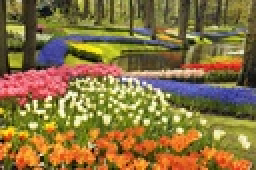
%> input picture flowers.jfif, 128 x 85 px, shrunk from 644 x 428 before the run (shown 2 times larger)
$ octave Kthresh.m   (GNU Octave 9; MATLAB toolbox functions it lacks are replaced by stand-ins)
%> lines starting %> are read from the running program, lines starting %| are printed output that depends on the picture
% Step 1:
% Assign each data point to its nearest seed, and accordingly update the Kclusters.
%
% Step 2:
% Average the data vectors in each cluster to update the cluster center.


clc
clear all
close all
%% Load Image
Img = im2double(imread('flowers.jfif'));              % Load Image height*weight*3 double, range 0~1
resImg = reshape(Img,size(Img,1)*size(Img,2),3);        % Color Features image size(h*w)*3
%% K-means
Seg = input('Enter number of segments: ');              % Cluster Numbers
%> the answer given: 3
Seeds = resImg(randi(size(resImg,1),Seg,1) ,:);         % Random seeds, range: 1~image size
colDL = zeros(size(resImg,1),Seg+2);                    % Distances and Labels, image size*(Seg+2) array
Iters = 20;                                             % K-means Iteration
thres = 1;

%while thres > 0.01
for n = 1:Iters
%     if Iters > 20
%         break
%     end

    % Distance between data vectors and centers
    for i = 1:size(resImg,1)
        for j = 1:Seg
            colDL(i,j) = norm(resImg(i,:) - Seeds(j,:));    % Store distance in colDL
        end
        [minDistance, Lable] = min(colDL(i,1:Seg));
        colDL(i,Seg+1) = minDistance;                       % Seg+1 is Minimum Distance
        colDL(i,Seg+2) = Lable;                             % Seg+2 is Cluster Label
    end

    % New cluster centers
    for i = 1:Seg
        idx = find(colDL(:,Seg+2) == i);                    % Find index in Lable i
        %Seeds(i,:) = mean(resImg(idx,:));                   % Average the data vectors
        Seeds(i,:) = mean(resImg(idx,:));
%         thres = norm(Seeds(i,:) - Seeds(i,:));
%         disp('thres = ');
%         disp(thres);

    end
    %Iters = Iters + 1;

    if n == 1
        X1 = zeros(size(resImg));
        for i = 1:size(resImg,1)
            idx = colDL(i,Seg+2);
            X1(i,:) = Seeds(idx,:);
        end
        T1 = reshape(X1,size(Img,1),size(Img,2),3);
    end

    if n == 10
        X2 = zeros(size(resImg));
        for i = 1:size(resImg,1)
            idx = colDL(i,Seg+2);
            X2(i,:) = Seeds(idx,:);
        end
        T2 = reshape(X2,size(Img,1),size(Img,2),3);
    end

    if n == 20
        X3 = zeros(size(resImg));
        for i = 1:size(resImg,1)
            idx = colDL(i,Seg+2);
            X3(i,:) = Seeds(idx,:);
        end
        T3 = reshape(X3,size(Img,1),size(Img,2),3);
    end

end
%> this loop made 20 passes
%> pass 1, `T1 = reshape(X1,size(Img,1),size(Img,2),3);`:
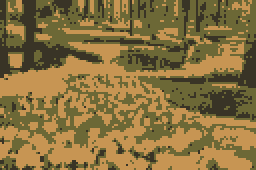
%> T1: size 85x128x3 double (shown 2 times larger); mean R, G, B 0.538, 0.449, 0.25; mean of the top-left, top-right, bottom-left and bottom-right quarters 0.385, 0.364, 0.464, 0.434
%> after the loop:
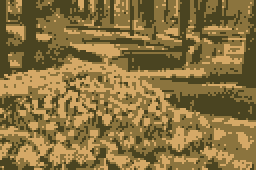
%> T2: size 85x128x3 double (shown 2 times larger); mean R, G, B 0.538, 0.449, 0.25; mean of the top-left, top-right, bottom-left and bottom-right quarters 0.398, 0.368, 0.455, 0.426
%> after the loop:
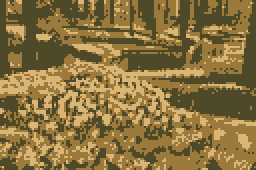
%> T3: size 85x128x3 double (shown 2 times larger); mean R, G, B 0.538, 0.449, 0.25; mean of the top-left, top-right, bottom-left and bottom-right quarters 0.398, 0.374, 0.454, 0.422
%> after the loop, Seeds = [0.309 0.288 0.159; 0.611 0.48 0.239; 0.853 0.714 0.463]

% [6 lines of commented-out code are left out]
%% Show
figure();
subplot(2,2,1);
imshow(Img);
title('original');

% subplot(1,2,2);
% imshow(T);
% title('segmented');

subplot(2,2,2);
imshow(T1);
title('Iterations 1');

subplot(2,2,3);
imshow(T2);
title('Iterations 10');

subplot(2,2,4);
imshow(T3);
title('Iterations 20');

disp('Iterations = ');
disp(Iters);
